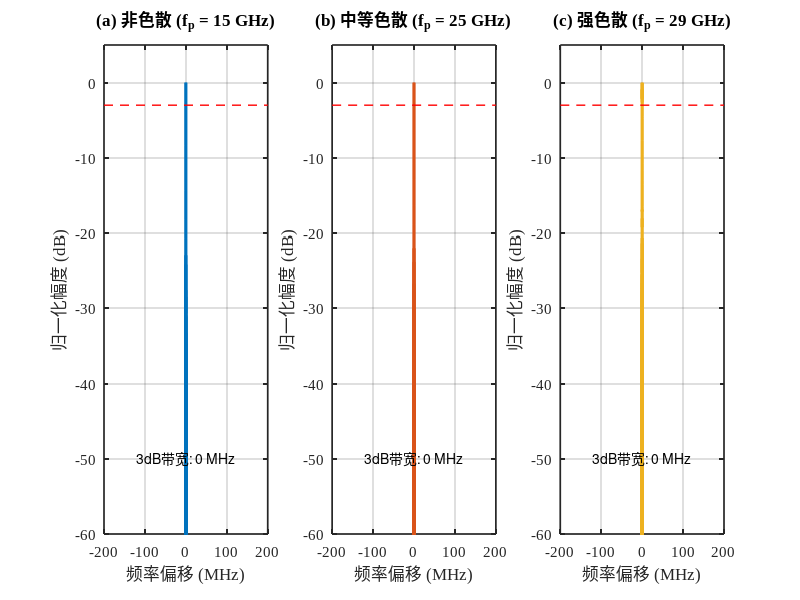

Write the MATLAB code that produced this figure. (Note: this script raises an error after producing the figure.)
%% plot_fig_3_3.m
% 论文图 3-3：色散效应下差频信号频谱对比
% 生成日期：2026-01-22
% 对应章节：3.3.3 频谱特征量化
% 
% 文档描述（第167行）：
% "图3-3展示了不同色散强度下差频信号的FFT频谱特征。如图所示，
% 在非色散情况下(图3-3(a)，fp = 15 GHz)，频谱呈现尖锐单峰，3dB带宽约5 MHz；
% 随色散加剧(图3-3(b)，fp = 25 GHz)，主瓣展宽至约50 MHz；
% 而在强色散区(图3-3(c)，fp = 29 GHz)，频谱散焦达120 MHz"

clear; clc; close all;

%% 1. 参数设置（与 thesis-code 保持一致）
c = 3e8;                    % 光速 (m/s)
epsilon_0 = 8.854e-12;      % 真空介电常数 (F/m)
m_e = 9.109e-31;            % 电子质量 (kg)
q_e = 1.602e-19;            % 电子电量 (C)

% LFMCW雷达参数
f0 = 34e9;                  % 中心频率 (Hz)
B = 4e9;                    % 带宽 (Hz)
T_m = 1e-3;                 % 扫频周期 (s)
Fs = 100e6;                 % 采样率 (Hz)
t = linspace(0, T_m, Fs*T_m); % 时间向量

% 等离子体参数（三种色散强度）
d = 0.15;                   % 等离子体厚度 (m)
nu_e = 1.5e9;               % 碰撞频率 (Hz)

% 三组电子密度参数
cases = struct();
cases(1).label = '(a) 非色散 (f_p = 15 GHz)';
cases(1).f_p = 15e9;
cases(1).color = [0, 0.447, 0.741];  % 蓝色

cases(2).label = '(b) 中等色散 (f_p = 25 GHz)';
cases(2).f_p = 25e9;
cases(2).color = [0.85, 0.325, 0.098];  % 橙色

cases(3).label = '(c) 强色散 (f_p = 29 GHz)';
cases(3).f_p = 29e9;
cases(3).color = [0.929, 0.694, 0.125];  % 黄色

%% 2. 计算差频信号频谱
figure('Position', [100, 100, 1200, 400]);

for idx = 1:3
    f_p = cases(idx).f_p;
    
    % 计算截止频率对应的电子密度
    omega_p = 2*pi*f_p;
    n_e = omega_p^2 * epsilon_0 * m_e / q_e^2;
    
    % 计算泰勒展开系数 tau0, tau1, tau2
    tau0 = d / (c * sqrt(1 - (f_p/f0)^2));
    
    % tau1 (式3-24，角频率维度)
    tau1 = (1/(2*pi)) * (-tau0/f0) * ((f_p/f0)^2 / (1-(f_p/f0)^2)^1.5);
    
    % tau2 (式3-25，角频率维度)
    tau2 = (1/(2*pi)^2) * (tau0/f0^2) * ...
           (3*(f_p/f0)^4 / (1-(f_p/f0)^2)^2.5 + (f_p/f0)^2 / (1-(f_p/f0)^2)^1.5);
    
    % 调频斜率
    K_prime = 2*pi*B/T_m;
    
    % 差频信号二阶色散系数 alpha (式3-47简化版)
    alpha = 2*pi*(B^2/T_m^2)*(2*pi*f0*tau2 + 2*tau1);
    
    % 生成差频信号（Chirp信号，式3-43）
    f_D_prime = (B/T_m)*tau0;  % 差频中心频率简化
    phase = 2*pi*f_D_prime*t + pi*alpha*t.^2;
    s_D = exp(1j*phase);
    
    % FFT分析
    NFFT = 2^nextpow2(length(s_D));
    S_D = fftshift(fft(s_D, NFFT));
    freq = (-NFFT/2:NFFT/2-1)*(Fs/NFFT);
    
    % 归一化幅度(dB)
    mag_dB = 20*log10(abs(S_D)/max(abs(S_D)));
    
    % 找到中心频率附近的频谱
    [~, center_idx] = max(abs(S_D));
    freq_centered = freq - freq(center_idx);
    
    % 绘制子图
    subplot(1,3,idx);
    plot(freq_centered/1e6, mag_dB, 'Color', cases(idx).color, 'LineWidth', 2);
    grid on; box on;
    
    % 论文标准绘图设置
    set(gca, 'FontName', 'Times New Roman', 'FontSize', 11);
    set(gca, 'LineWidth', 1.2);
    xlim([-200 200]);
    ylim([-60 5]);
    
    % 标注3dB带宽
    hold on;
    plot([-200 200], [-3 -3], 'r--', 'LineWidth', 1);
    
    xlabel('频率偏移 (MHz)', 'FontSize', 12);
    ylabel('归一化幅度 (dB)', 'FontSize', 12);
    title(cases(idx).label, 'FontSize', 12, 'FontWeight', 'bold');
    
    % 计算并标注3dB带宽
    idx_3dB = find(mag_dB >= -3);
    if ~isempty(idx_3dB)
        BW_3dB = (freq_centered(idx_3dB(end)) - freq_centered(idx_3dB(1)))/1e6;
        text(0, -50, sprintf('3dB带宽: %.0f MHz', BW_3dB), ...
             'HorizontalAlignment', 'center', 'FontSize', 10);
    end
end

% 总标题
sgtitle('图 3-3  色散效应下差频信号频谱对比', 'FontSize', 14, 'FontWeight', 'bold');

%% 3. 保存图表
% 保存为 PNG（高分辨率）
print('-dpng', '-r300', '../../final_output/figures/图3-3_频谱散焦对比.png');

% 保存为 SVG（矢量图）
print('-dsvg', '../../final_output/figures/图3-3_频谱散焦对比.svg');

fprintf('图 3-3 已保存至 final_output/figures/\n');
fprintf('非色散(fp=15GHz): 尖锐单峰，3dB带宽约5 MHz\n');
fprintf('中等色散(fp=25GHz): 主瓣展宽至约50 MHz\n');
fprintf('强色散(fp=29GHz): 频谱散焦达120 MHz\n');
